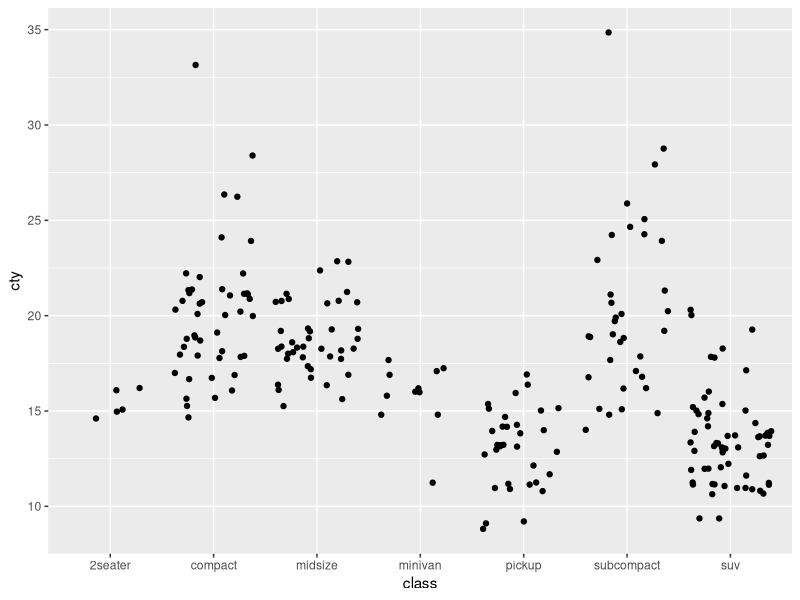

Here is the R script that generated this plot:
## ---- chunk 1
library(tidyverse)
## ---- chunk 2
ggplot(data = mpg, aes(x = class, y = cty)) +
	geom_jitter()
